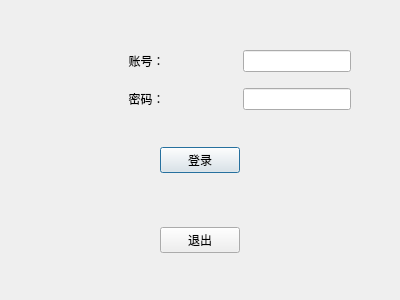
<?xml version="1.0" encoding="UTF-8"?>
<ui version="4.0">
 <class>Login</class>
 <widget class="QDialog" name="Login">
  <property name="geometry">
   <rect>
    <x>0</x>
    <y>0</y>
    <width>400</width>
    <height>300</height>
   </rect>
  </property>
  <property name="windowTitle">
   <string>Dialog</string>
  </property>
  <widget class="QWidget" name="gridLayoutWidget">
   <property name="geometry">
    <rect>
     <x>50</x>
     <y>40</y>
     <width>301</width>
     <height>81</height>
    </rect>
   </property>
   <layout class="QGridLayout" name="gridLayout">
    <property name="sizeConstraint">
     <enum>QLayout::SetNoConstraint</enum>
    </property>
    <item row="2" column="2">
     <widget class="QLabel" name="password">
      <property name="text">
       <string>  密码：</string>
      </property>
     </widget>
    </item>
    <item row="0" column="2">
     <widget class="QLabel" name="account_number">
      <property name="text">
       <string>  账号：</string>
      </property>
      <property name="textFormat">
       <enum>Qt::AutoText</enum>
      </property>
      <property name="margin">
       <number>0</number>
      </property>
     </widget>
    </item>
    <item row="0" column="4">
     <widget class="QLineEdit" name="account_number_in">
      <property name="sizePolicy">
       <sizepolicy hsizetype="Maximum" vsizetype="Fixed">
        <horstretch>0</horstretch>
        <verstretch>0</verstretch>
       </sizepolicy>
      </property>
      <property name="text">
       <string/>
      </property>
     </widget>
    </item>
    <item row="0" column="3">
     <spacer name="horizontalSpacer_2">
      <property name="orientation">
       <enum>Qt::Horizontal</enum>
      </property>
      <property name="sizeHint" stdset="0">
       <size>
        <width>20</width>
        <height>20</height>
       </size>
      </property>
     </spacer>
    </item>
    <item row="2" column="3">
     <spacer name="horizontalSpacer_3">
      <property name="orientation">
       <enum>Qt::Horizontal</enum>
      </property>
      <property name="sizeHint" stdset="0">
       <size>
        <width>0</width>
        <height>0</height>
       </size>
      </property>
     </spacer>
    </item>
    <item row="2" column="4">
     <widget class="QLineEdit" name="password_in">
      <property name="sizePolicy">
       <sizepolicy hsizetype="Maximum" vsizetype="Fixed">
        <horstretch>0</horstretch>
        <verstretch>0</verstretch>
       </sizepolicy>
      </property>
      <property name="inputMask">
       <string/>
      </property>
      <property name="text">
       <string/>
      </property>
      <property name="echoMode">
       <enum>QLineEdit::Password</enum>
      </property>
     </widget>
    </item>
    <item row="0" column="0">
     <spacer name="horizontalSpacer_4">
      <property name="orientation">
       <enum>Qt::Horizontal</enum>
      </property>
      <property name="sizeHint" stdset="0">
       <size>
        <width>20</width>
        <height>20</height>
       </size>
      </property>
     </spacer>
    </item>
    <item row="2" column="0">
     <spacer name="horizontalSpacer_5">
      <property name="orientation">
       <enum>Qt::Horizontal</enum>
      </property>
      <property name="sizeHint" stdset="0">
       <size>
        <width>40</width>
        <height>20</height>
       </size>
      </property>
     </spacer>
    </item>
   </layout>
  </widget>
  <widget class="QWidget" name="horizontalLayoutWidget">
   <property name="geometry">
    <rect>
     <x>110</x>
     <y>120</y>
     <width>180</width>
     <height>80</height>
    </rect>
   </property>
   <layout class="QHBoxLayout" name="horizontalLayout">
    <item>
     <spacer name="horizontalSpacer_6">
      <property name="orientation">
       <enum>Qt::Horizontal</enum>
      </property>
      <property name="sizeHint" stdset="0">
       <size>
        <width>40</width>
        <height>20</height>
       </size>
      </property>
     </spacer>
    </item>
    <item>
     <widget class="QPushButton" name="login">
      <property name="sizePolicy">
       <sizepolicy hsizetype="Fixed" vsizetype="Fixed">
        <horstretch>0</horstretch>
        <verstretch>0</verstretch>
       </sizepolicy>
      </property>
      <property name="text">
       <string>登录</string>
      </property>
     </widget>
    </item>
    <item>
     <spacer name="horizontalSpacer_7">
      <property name="orientation">
       <enum>Qt::Horizontal</enum>
      </property>
      <property name="sizeHint" stdset="0">
       <size>
        <width>40</width>
        <height>20</height>
       </size>
      </property>
     </spacer>
    </item>
   </layout>
  </widget>
  <widget class="QWidget" name="horizontalLayoutWidget_2">
   <property name="geometry">
    <rect>
     <x>110</x>
     <y>200</y>
     <width>180</width>
     <height>80</height>
    </rect>
   </property>
   <layout class="QHBoxLayout" name="horizontalLayout_2">
    <item>
     <spacer name="horizontalSpacer_8">
      <property name="orientation">
       <enum>Qt::Horizontal</enum>
      </property>
      <property name="sizeHint" stdset="0">
       <size>
        <width>40</width>
        <height>20</height>
       </size>
      </property>
     </spacer>
    </item>
    <item>
     <widget class="QPushButton" name="quit">
      <property name="sizePolicy">
       <sizepolicy hsizetype="Fixed" vsizetype="Fixed">
        <horstretch>0</horstretch>
        <verstretch>0</verstretch>
       </sizepolicy>
      </property>
      <property name="text">
       <string>退出</string>
      </property>
     </widget>
    </item>
    <item>
     <spacer name="horizontalSpacer_9">
      <property name="orientation">
       <enum>Qt::Horizontal</enum>
      </property>
      <property name="sizeHint" stdset="0">
       <size>
        <width>40</width>
        <height>20</height>
       </size>
      </property>
     </spacer>
    </item>
   </layout>
  </widget>
 </widget>
 <resources/>
 <connections>
  <connection>
   <sender>quit</sender>
   <signal>clicked()</signal>
   <receiver>Login</receiver>
   <slot>close()</slot>
   <hints>
    <hint type="sourcelabel">
     <x>191</x>
     <y>237</y>
    </hint>
    <hint type="destinationlabel">
     <x>155</x>
     <y>217</y>
    </hint>
   </hints>
  </connection>
 </connections>
</ui>
